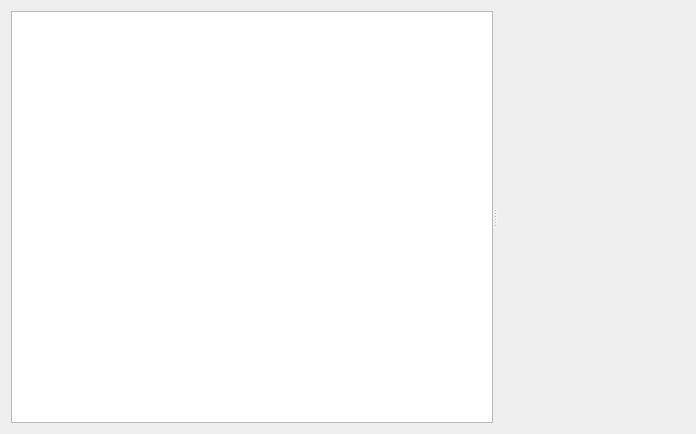
<?xml version="1.0" encoding="UTF-8"?>
<ui version="4.0">
 <class>TestMetaData</class>
 <widget class="QDialog" name="TestMetaData">
  <property name="geometry">
   <rect>
    <x>0</x>
    <y>0</y>
    <width>696</width>
    <height>434</height>
   </rect>
  </property>
  <property name="windowTitle">
   <string>TestMetaData</string>
  </property>
  <layout class="QVBoxLayout" name="verticalLayout">
   <item>
    <widget class="QSplitter" name="splitter">
     <property name="orientation">
      <enum>Qt::Horizontal</enum>
     </property>
     <widget class="QListView" name="listView"/>
     <widget class="MetaDataWidget" name="widget" native="true"/>
    </widget>
   </item>
  </layout>
 </widget>
 <customwidgets>
  <customwidget>
   <class>MetaDataWidget</class>
   <extends>QWidget</extends>
   <header location="global">metadatawidget.h</header>
   <container>1</container>
  </customwidget>
 </customwidgets>
 <resources/>
 <connections/>
</ui>
